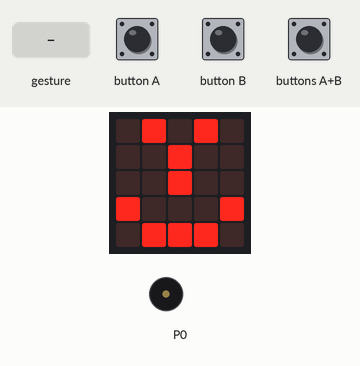
The program below on a simulated BBC micro:bit (MakeCode). Shown: the board's 5×5 LED display, buzzer (waves = sounding). Inputs (shaded band) come from the test bench. A tilt is held for 1.5 s and a shake lasts 1 s, then the board lies face up again; the 48×5 strip is a reading aid, not a part: it shows the text the display is scrolling, unrolled, one strip-width of it at a time.

Above: at 1.6 s.
1.7 s: gesture 'shake'
At 2.3 s:
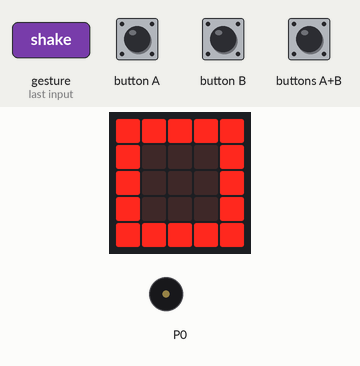
4.7 s: buttons A+B pressed for 0.15 s
5.4 s: button B pressed for 0.15 s
At 6.09 s:
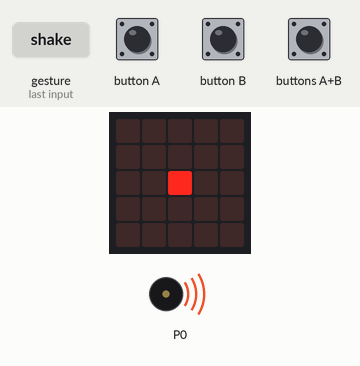
6.1 s: button B pressed for 0.15 s
6.8 s: gesture 'shake'
At 11.71 s:
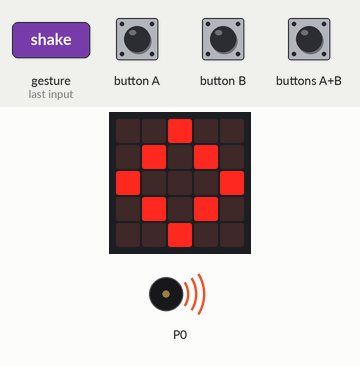
Timing chart, 0 to 15.0 s (numbered marks = the images above; inputs shaded):
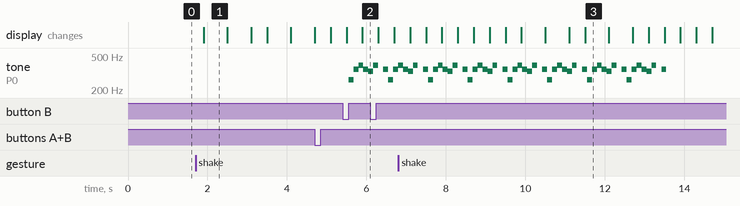

Measured:
- after the input at 1.7 s, the display: changes after 0.20 s (image 1)
- after the input at 5.4 s, tone on P0: plays 262 Hz for 0.13 s, 349 Hz for 0.13 s, 392 Hz for 0.13 s, 349 Hz for 0.13 s, 330 Hz for 0.05 s, starting after 0.15 s
- what the display in image 1 shows lasts 0.6 s, from 1.9 s to 2.5 s

The program:

main.ts
```typescript
/**
 * PIL IKKE VED DET!
 */
input.onGesture(Gesture.Shake, function () {
    basic.showIcon(IconNames.Square)
    basic.showIcon(IconNames.SmallSquare)
    basic.showLeds(`
        . . . . .
        . . . . .
        . . # . .
        . . . . .
        . . . . .
        `)
    basic.showIcon(IconNames.Diamond)
    basic.showIcon(IconNames.SmallDiamond)
    basic.showLeds(`
        . . . . .
        . . . . .
        . . # . .
        . . . . .
        . . . . .
        `)
    for (let index = 0; index < 4; index++) {
        basic.showLeds(`
            # # # # #
            # . . . #
            # . . . #
            # . . . #
            # # # # #
            `)
        basic.showLeds(`
            . . . . .
            . # # # .
            . # . # .
            . # # # .
            . . . . .
            `)
        basic.showLeds(`
            . . . . .
            . . . . .
            . . # . .
            . . . . .
            . . . . .
            `)
    }
})
input.onButtonPressed(Button.A, function () {
    basic.showString("                                         JJJJJJJJJJJJJJJJJJJJ ")
})
input.onButtonPressed(Button.AB, function () {
    basic.showArrow(ArrowNames.East)
    basic.showString("HEJ NIELS")
})
input.onButtonPressed(Button.B, function () {
    for (let index = 0; index < 4; index++) {
        music.playMelody("C F G F E G - F ", 500)
    }
})
input.onGesture(Gesture.LogoDown, function () {
    basic.showString("TAK FOR GAVEN")
    pins.analogWritePin(AnalogPin.P0, 1023)
})
input.onGesture(Gesture.FreeFall, function () {
    basic.showString("HELP!")
})
basic.showLeds(`
    . # . # .
    . . # . .
    . . # . .
    # . . . #
    . # # # .
    `)
basic.forever(function () {
    radio.setGroup(56)
})
```

test.ts
```typescript
// test ender her, dette bliver ikke kompileret, når denne pakke bruges som en udvidelse.
```
